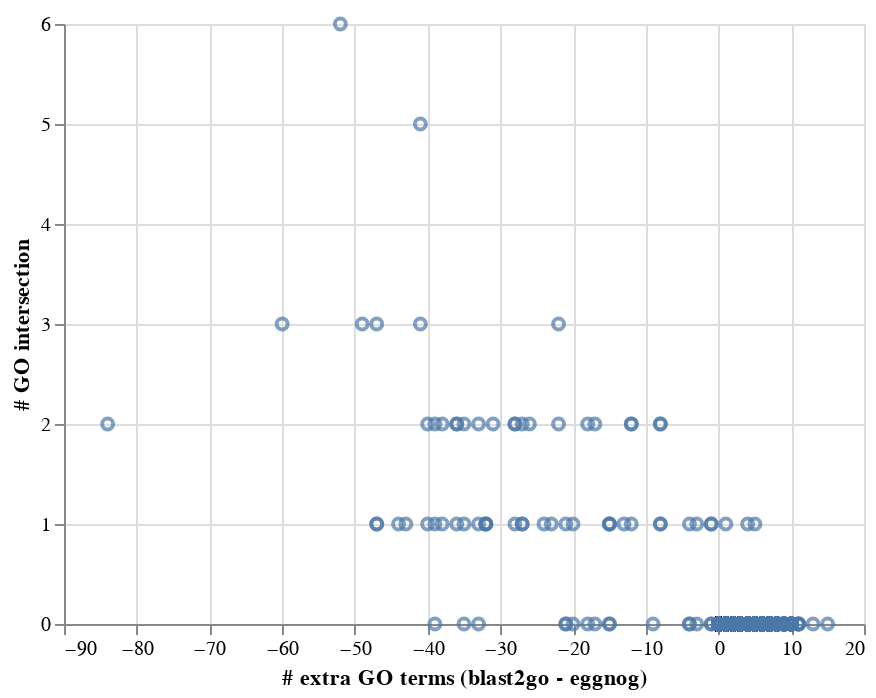

Notebook cell for this chart:
### Code cell
plot_go_dom(go_dom_df,"blast2go",'eggnog')

### Figure 1 — Vega-Lite specification as saved in the notebook (floating-point values rounded to 4 significant figures; data arrays with more than 128 entries replaced by an {"elided": "..."} marker saying what was removed)
{"config": {"view": {"continuousWidth": 400, "continuousHeight": 300}}, "data": {"name": "data-4c317f28118a88e642feb9ac8a5bf443"}, "mark": "point", "encoding": {"tooltip": [{"field": "locus_tag", "type": "nominal"}, {"field": "gene", "type": "nominal"}, {"field": "product", "type": "nominal"}], "x": {"axis": {"title": "# extra GO terms (blast2go - eggnog)"}, "field": "go_diff", "type": "quantitative"}, "y": {"axis": {"title": "# GO intersection"}, "field": "go_inter", "type": "quantitative"}}, "$schema": "https://vega.github.io/schema/vega-lite/v4.17.0.json", "datasets": {"data-4c317f28118a88e642feb9ac8a5bf443": {"elided": "4213 records"}}}
